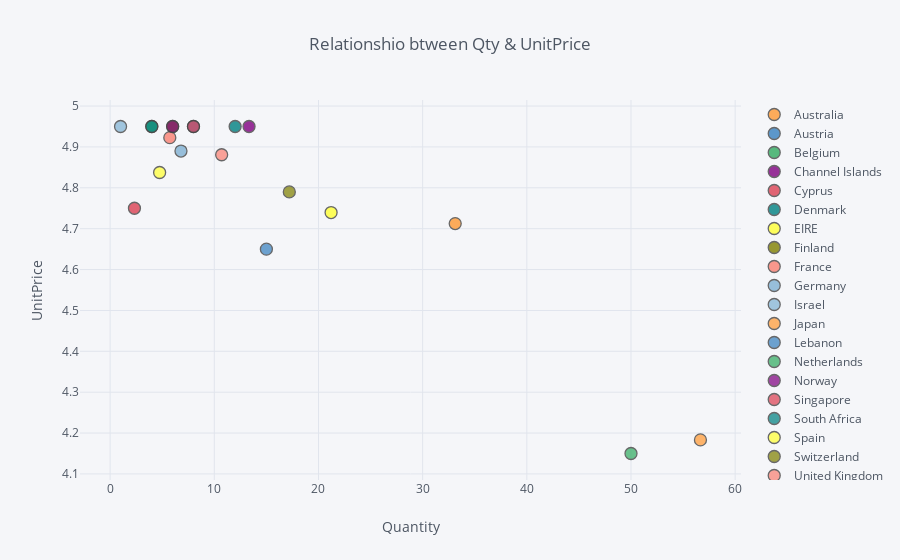

Notebook source saved alongside this figure:
### Code cell
data.loc[data['Description']=='PARTY BUNTING',
         ['Country','Quantity','UnitPrice']].groupby(['Country'],as_index = False).agg('mean').iplot(x = 'Quantity', 
                                                                                    y = 'UnitPrice',
                                                                                    xTitle = 'Quantity',
                                                                                    yTitle = 'UnitPrice',
                                                                                    title = 'Relationshio btween Qty & UnitPrice',
                                                                                    categories = 'Country')

### Figure 1 — Plotly figure (JSON) as saved in the notebook; plotly's stock layout.template omitted (floating-point values rounded to 4 significant figures)
{"data": [{"marker": {"color": "rgba(255, 153, 51, 1.0)", "line": {"width": 1.3}, "opacity": 0.8, "size": 12, "symbol": "circle"}, "mode": "markers", "name": "Australia", "textfont": {"color": "#4D5663"}, "type": "scatter", "uid": "1fd8f44a-2365-4eef-90f8-748d9ef3a0c1", "x": [33.12], "y": [4.713]}, {"marker": {"color": "rgba(55, 128, 191, 1.0)", "line": {"width": 1.3}, "opacity": 0.8, "size": 12, "symbol": "circle"}, "mode": "markers", "name": "Austria", "textfont": {"color": "#4D5663"}, "type": "scatter", "uid": "b8544b72-b1bc-47fd-bad1-4fb6fb3ec4de", "x": [8], "y": [4.95]}, {"marker": {"color": "rgba(50, 171, 96, 1.0)", "line": {"width": 1.3}, "opacity": 0.8, "size": 12, "symbol": "circle"}, "mode": "markers", "name": "Belgium", "textfont": {"color": "#4D5663"}, "type": "scatter", "uid": "cf874a99-7463-4f93-9b8a-df508e3feb8d", "x": [4], "y": [4.95]}, {"marker": {"color": "rgba(128, 0, 128, 1.0)", "line": {"width": 1.3}, "opacity": 0.8, "size": 12, "symbol": "circle"}, "mode": "markers", "name": "Channel Islands", "textfont": {"color": "#4D5663"}, "type": "scatter", "uid": "23b8d108-7398-4181-8745-59afaddd30df", "x": [13.33], "y": [4.95]}, {"marker": {"color": "rgba(219, 64, 82, 1.0)", "line": {"width": 1.3}, "opacity": 0.8, "size": 12, "symbol": "circle"}, "mode": "markers", "name": "Cyprus", "textfont": {"color": "#4D5663"}, "type": "scatter", "uid": "e37211f0-f631-4dd3-9dd2-8a4d20faa392", "x": [2.333], "y": [4.75]}, {"marker": {"color": "rgba(0, 128, 128, 1.0)", "line": {"width": 1.3}, "opacity": 0.8, "size": 12, "symbol": "circle"}, "mode": "markers", "name": "Denmark", "textfont": {"color": "#4D5663"}, "type": "scatter", "uid": "c98312e5-ed9c-40f8-a37f-3aa183afe5cb", "x": [12], "y": [4.95]}, {"marker": {"color": "rgba(255, 255, 51, 1.0)", "line": {"width": 1.3}, "opacity": 0.8, "size": 12, "symbol": "circle"}, "mode": "markers", "name": "EIRE", "textfont": {"color": "#4D5663"}, "type": "scatter", "uid": "5c908813-6f12-4884-98ed-e0e1cc7aeb4a", "x": [21.21], "y": [4.739]}, {"marker": {"color": "rgba(128, 128, 0, 1.0)", "line": {"width": 1.3}, "opacity": 0.8, "size": 12, "symbol": "circle"}, "mode": "markers", "name": "Finland", "textfont": {"color": "#4D5663"}, "type": "scatter", "uid": "ac52958b-7dea-4473-a220-f7082ca946df", "x": [6], "y": [4.95]}, {"marker": {"color": "rgba(251, 128, 114, 1.0)", "line": {"width": 1.3}, "opacity": 0.8, "size": 12, "symbol": "circle"}, "mode": "markers", "name": "France", "textfont": {"color": "#4D5663"}, "type": "scatter", "uid": "fb612fcc-e67e-482d-b602-08854f524e7d", "x": [5.727], "y": [4.923]}, {"marker": {"color": "rgba(128, 177, 211, 1.0)", "line": {"width": 1.3}, "opacity": 0.8, "size": 12, "symbol": "circle"}, "mode": "markers", "name": "Germany", "textfont": {"color": "#4D5663"}, "type": "scatter", "uid": "6cf2e346-a996-45a7-8ce9-567953d85255", "x": [6.8], "y": [4.89]}, {"marker": {"color": "rgba(128, 177, 211, 0.8999999999999999)", "line": {"width": 1.3}, "opacity": 0.8, "size": 12, "symbol": "circle"}, "mode": "markers", "name": "Israel", "textfont": {"color": "#4D5663"}, "type": "scatter", "uid": "a75dc53b-c822-4800-b807-d5f554a63999", "x": [1], "y": [4.95]}, {"marker": {"color": "rgba(255, 153, 51, 0.8999999999999999)", "line": {"width": 1.3}, "opacity": 0.8, "size": 12, "symbol": "circle"}, "mode": "markers", "name": "Japan", "textfont": {"color": "#4D5663"}, "type": "scatter", "uid": "c331715b-65a3-4df5-b6bc-df4e19e65e9c", "x": [56.67], "y": [4.183]}, {"marker": {"color": "rgba(55, 128, 191, 0.8999999999999999)", "line": {"width": 1.3}, "opacity": 0.8, "size": 12, "symbol": "circle"}, "mode": "markers", "name": "Lebanon", "textfont": {"color": "#4D5663"}, "type": "scatter", "uid": "46b63ba9-8fb6-4370-a8a9-94c0008d9ce6", "x": [15], "y": [4.65]}, {"marker": {"color": "rgba(50, 171, 96, 0.8999999999999999)", "line": {"width": 1.3}, "opacity": 0.8, "size": 12, "symbol": "circle"}, "mode": "markers", "name": "Netherlands", "textfont": {"color": "#4D5663"}, "type": "scatter", "uid": "ae8595a0-7842-4e2a-bcc2-0423e9925608", "x": [50], "y": [4.15]}, {"marker": {"color": "rgba(128, 0, 128, 0.8999999999999999)", "line": {"width": 1.3}, "opacity": 0.8, "size": 12, "symbol": "circle"}, "mode": "markers", "name": "Norway", "textfont": {"color": "#4D5663"}, "type": "scatter", "uid": "4de55477-337f-402e-b3e1-a94b748dcc0f", "x": [6], "y": [4.95]}, {"marker": {"color": "rgba(219, 64, 82, 0.8999999999999999)", "line": {"width": 1.3}, "opacity": 0.8, "size": 12, "symbol": "circle"}, "mode": "markers", "name": "Singapore", "textfont": {"color": "#4D5663"}, "type": "scatter", "uid": "a531d07f-66d3-4f20-9078-682b3cd3d49c", "x": [8], "y": [4.95]}, {"marker": {"color": "rgba(0, 128, 128, 0.8999999999999999)", "line": {"width": 1.3}, "opacity": 0.8, "size": 12, "symbol": "circle"}, "mode": "markers", "name": "South Africa", "textfont": {"color": "#4D5663"}, "type": "scatter", "uid": "85434b38-fe5f-49ed-8186-b86dfe52a395", "x": [4], "y": [4.95]}, {"marker": {"color": "rgba(255, 255, 51, 0.8999999999999999)", "line": {"width": 1.3}, "opacity": 0.8, "size": 12, "symbol": "circle"}, "mode": "markers", "name": "Spain", "textfont": {"color": "#4D5663"}, "type": "scatter", "uid": "c185b305-10f9-481a-8e70-daa77574e441", "x": [4.75], "y": [4.838]}, {"marker": {"color": "rgba(128, 128, 0, 0.8999999999999999)", "line": {"width": 1.3}, "opacity": 0.8, "size": 12, "symbol": "circle"}, "mode": "markers", "name": "Switzerland", "textfont": {"color": "#4D5663"}, "type": "scatter", "uid": "15a1892d-84fa-40e7-aff9-258403caf7b8", "x": [17.2], "y": [4.79]}, {"marker": {"color": "rgba(251, 128, 114, 0.8999999999999999)", "line": {"width": 1.3}, "opacity": 0.8, "size": 12, "symbol": "circle"}, "mode": "markers", "name": "United Kingdom", "textfont": {"color": "#4D5663"}, "type": "scatter", "uid": "2c2ef8d3-592a-4a3a-a194-6b5856f9afd2", "x": [10.71], "y": [4.881]}], "layout": {"legend": {"bgcolor": "#F5F6F9", "font": {"color": "#4D5663"}}, "paper_bgcolor": "#F5F6F9", "plot_bgcolor": "#F5F6F9", "title": {"font": {"color": "#4D5663"}, "text": "Relationshio btween Qty & UnitPrice"}, "xaxis": {"gridcolor": "#E1E5ED", "showgrid": true, "tickfont": {"color": "#4D5663"}, "title": {"font": {"color": "#4D5663"}, "text": "Quantity"}, "zerolinecolor": "#E1E5ED"}, "yaxis": {"gridcolor": "#E1E5ED", "showgrid": true, "tickfont": {"color": "#4D5663"}, "title": {"font": {"color": "#4D5663"}, "text": "UnitPrice"}, "zerolinecolor": "#E1E5ED"}}}
